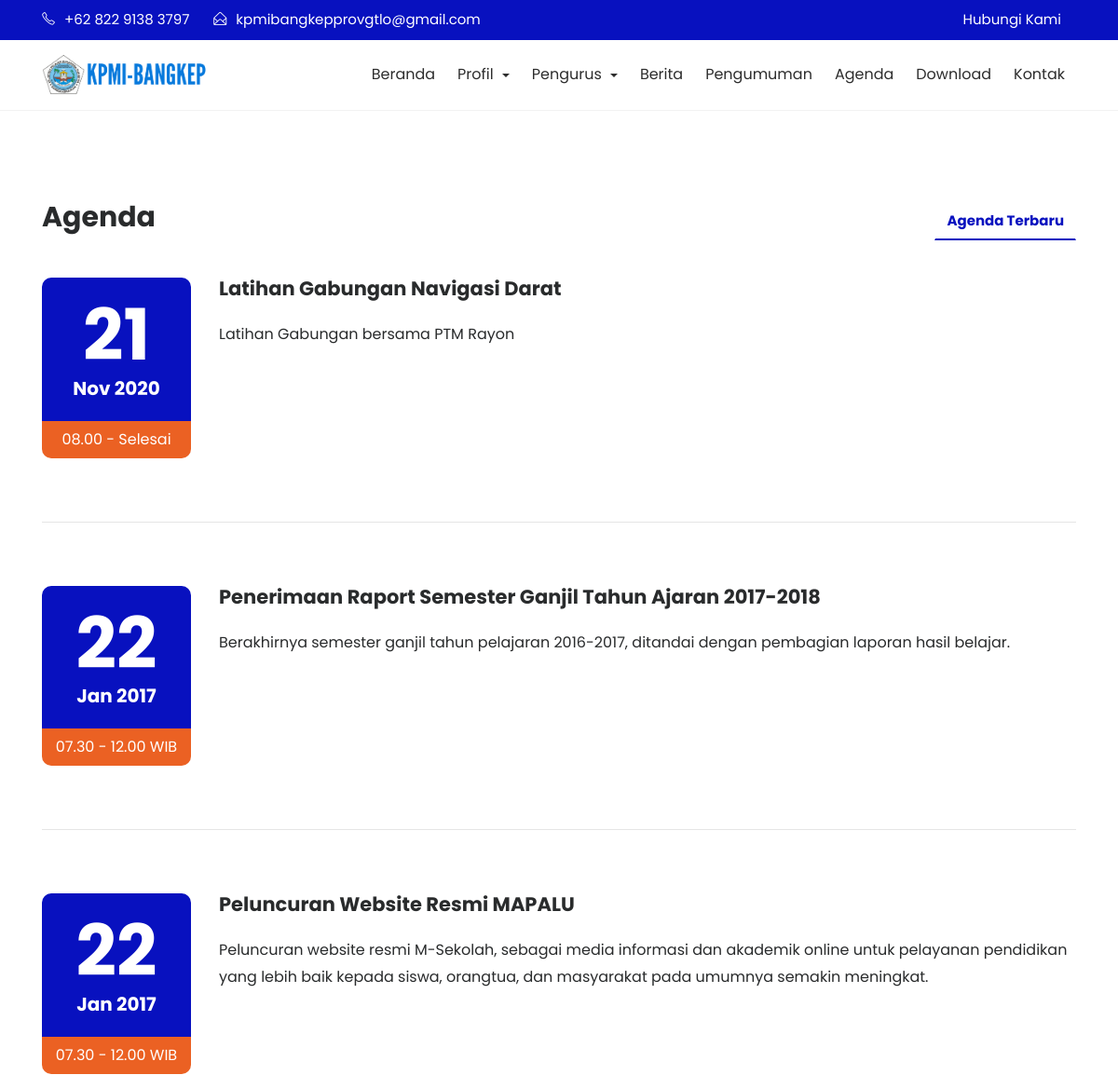
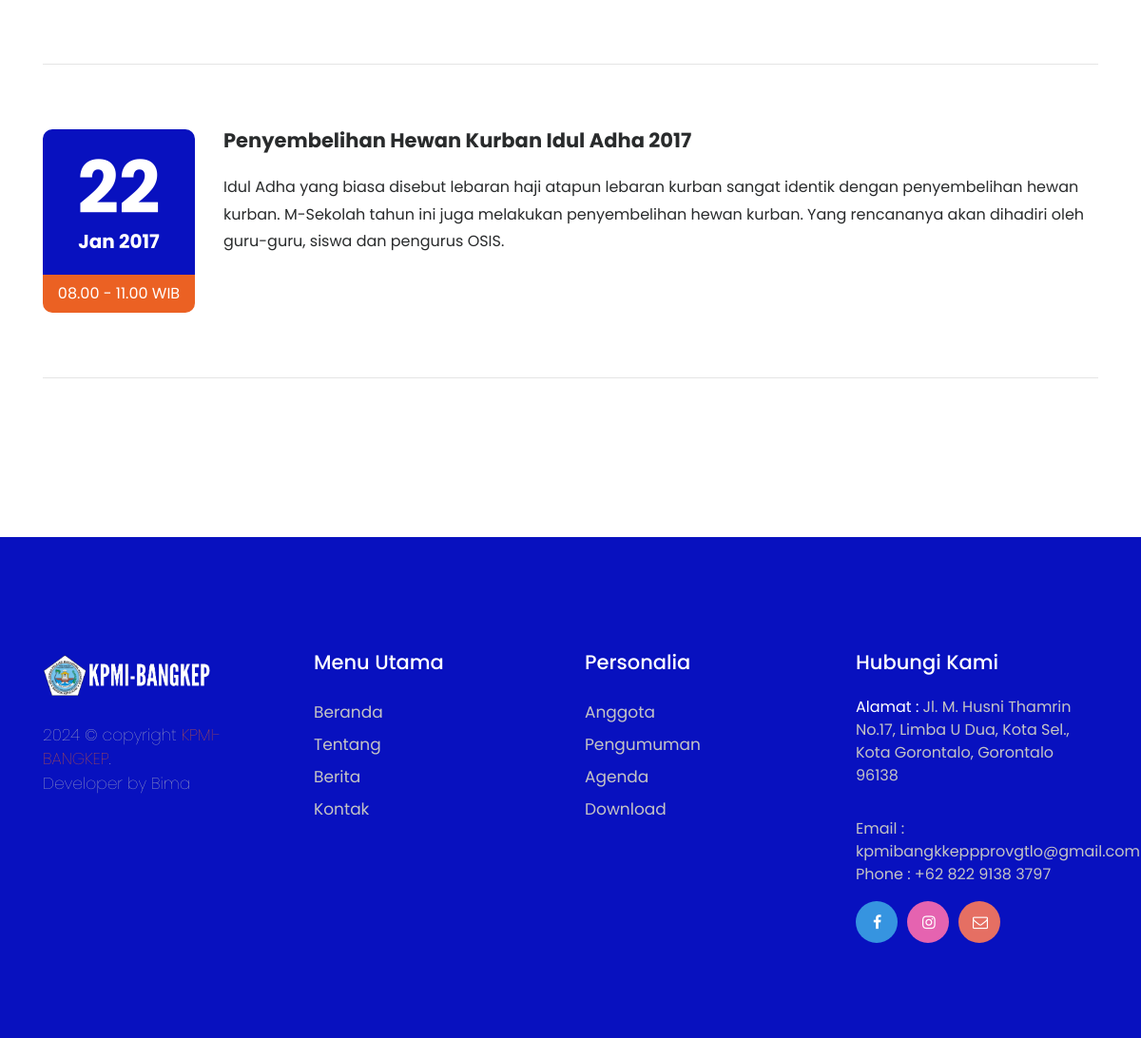
The page /index.php/agenda on the database its author committed (2 pictures, top to bottom).
### tables this page shows
CREATE TABLE `tbl_agenda` (
  `agenda_id` int(11) NOT NULL,
  `agenda_nama` varchar(200) DEFAULT NULL,
  `agenda_tanggal` timestamp NULL DEFAULT current_timestamp(),
  `agenda_deskripsi` text DEFAULT NULL,
  `agenda_mulai` date DEFAULT NULL,
  `agenda_selesai` date DEFAULT NULL,
  `agenda_tempat` varchar(90) DEFAULT NULL,
  `agenda_waktu` varchar(30) DEFAULT NULL,
  `agenda_keterangan` varchar(200) DEFAULT NULL,
  `agenda_author` varchar(60) DEFAULT NULL
);

### application/controllers/Agenda.php (called while the page is built, shortened)
<?php
class Agenda extends CI_Controller{
	function __construct(){
		$this->load->model('m_agenda');
		$this->load->model('m_pengunjung');
	}
	function index(){
		$jum=$this->m_agenda->agenda();
        $page=$this->uri->segment(3);
        if(!$page):
            $offset = 0;
        else:
            $offset = $page;
        endif;
        $limit=7;
        $config['base_url'] = base_url() . 'agenda/index/';
            $config['total_rows'] = $jum->num_rows();
            $config['per_page'] = $limit;
            $config['uri_segment'] = 3;
	          $config['full_tag_open']    = '<div class="pagging text-center"><nav><ul class="pagination justify-content-center">';
	          $config['full_tag_close']   = '</ul></nav></div>';
	          $config['num_tag_open']     = '<li class="page-item"><span class="page-link">';
	          $config['num_tag_close']    = '</span></li>';
	          $config['cur_tag_open']     = '<li class="page-item"><span class="page-link">';
	          $config['cur_tag_close']    = '<span class="sr-only">(current)</span></span></li>';
	          $config['next_tag_open']    = '<li class="page-item"><span class="page-link">';
	          $config['next_tagl_close']  = '<span aria-hidden="true">&raquo;</span></span></li>';
	          $config['prev_tag_open']    = '<li class="page-item"><span class="page-link">';
	          $config['prev_tagl_close']  = '</span>Next</li>';
	          $config['first_tag_open']   = '<li class="page-item"><span class="page-link">';
	          $config['first_tagl_close'] = '</span></li>';
	          $config['last_tag_open']    = '<li class="page-item"><span class="page-link">';
	          $config['last_tagl_close']  = '</span></li>';
            $config['first_link'] = 'Awal';
            $config['last_link'] = 'Akhir';
            $config['next_link'] = 'Next >>';
            $config['prev_link'] = '<< Prev';
            $this->pagination->initialize($config);
            $x['page'] =$this->pagination->create_links();
		$x['data']=$this->m_agenda->agenda_perpage($offset,$limit);
		$this->load->view('depan/v_agenda',$x);
	}
}

### index.php (called while the page is built, shortened)
<?php
require_once BASEPATH.'core/CodeIgniter.php';

### application/models/M_agenda.php (called while the page is built, shortened)
<?php
class M_agenda extends CI_Model{
	function agenda_perpage($offset,$limit){
		$hsl=$this->db->query("SELECT tbl_agenda.*,DATE_FORMAT(agenda_tanggal,'%d/%m/%Y') AS tanggal FROM tbl_agenda ORDER BY agenda_id DESC limit $offset,$limit");
		return $hsl;
	}
}

### application/views/depan/v_agenda.php (the view, shortened to what this page needs)
<!DOCTYPE html>
<html lang="en">
<head>
    <link rel="stylesheet" href="<?php echo base_url().'theme/css/bootstrap.min.css'?>">
    <link rel="stylesheet" href="<?php echo base_url().'theme/css/font-awesome.min.css'?>">
    <link rel="stylesheet" href="<?php echo base_url().'theme/css/simple-line-icons.css'?>">
    <link rel="stylesheet" href="<?php echo base_url().'theme/css/fullcalendar.min.css'?>" />
    <link rel="stylesheet" href="<?php echo base_url().'theme/css/owl.carousel.min.css'?>">
    <link href="<?php echo base_url().'theme/css/styleee.css'?>" rel="stylesheet">
</head>
<body>
  <div class="header-topbar">
      <div class="container">
          <div class="row">
              <div class="col-xs-6 col-sm-8 col-md-9">
                  <div class="header-top_address">
                  <div class="header-top_list">
                          <span class="icon-phone"></span>+62 822 9138 3797
                      </div>
                      <div class="header-top_list">
                          <span class="icon-envelope-open"></span>kpmibangkepprovgtlo@gmail.com
                      </div>
                  </div>
              </div>
              <div class="col-xs-6 col-sm-4 col-md-3">
                  <div class="header-top_login mr-sm-3">
                      <a href="<?php echo site_url('contact');?>">Hubungi Kami</a>
                  </div>
              </div>
          </div>
      </div>
  </div>
  <div data-toggle="affix" style="border-bottom:solid 1px #f2f2f2;">
      <div class="container nav-menu2">
          <div class="row">
              <div class="col-md-12">
                  <nav class="navbar navbar2 navbar-toggleable-md navbar-light bg-faded">
                      <a href="<?php echo site_url('');?>" class="navbar-brand nav-brand2"><img class="img img-responsive" width="180px;" src="<?php echo base_url().'theme/images/KPMI-BANGKEP.png'?>"></a>
                      <div class="collapse navbar-collapse justify-content-end" id="navbarNavDropdown">
                          <ul class="navbar-nav">
                            <li class="nav-item">
                                <a class="nav-link" href="<?php echo site_url('');?>">Beranda</a>
                            </li>
                            <li class="nav-item dropdown">
                                    <a class="nav-link dropdown-toggle" href="#" id="navbarDropdown" role="button" data-toggle="dropdown" aria-haspopup="true" aria-expanded="false">
                                        Profil
                                    </a>
                            <li class="nav-item dropdown">
                                    <a class="nav-link dropdown-toggle" href="#" id="navbarDropdown" role="button" data-toggle="dropdown" aria-haspopup="true" aria-expanded="false">
                                        Pengurus
                                    </a>
                                </li>
                            <li class="nav-item">
                                <a class="nav-link" href="<?php echo site_url('blog');?>">Berita</a>
                            </li>
                            <li class="nav-item">
                                <a class="nav-link" href="<?php echo site_url('pengumuman');?>">Pengumuman</a>
                            </li>
                            <li class="nav-item">
                                <a class="nav-link" href="<?php echo site_url('agenda');?>">Agenda</a>
                            </li>
                            <li class="nav-item">
                                <a class="nav-link" href="<?php echo site_url('download');?>">Download</a>
                            </li>
                            <li class="nav-item">
                              <a class="nav-link" href="<?php echo site_url('contact');?>">Kontak</a>
                            </li>
                        </ul>
                  </div>
                </nav>
              </div>
            </div>
          </div>
        </div>
<section class="events">
    <div class="container">
        <div class="row">
            <div class="col-md-4">
                <h2 class="event-title">Agenda</h2>
            </div>
            <div class="col-md-8">
                <ul class="nav nav-tabs" role="tablist">
                    <li class="nav-item nav-tab1">
                        <a class="nav-link tab-list active" data-toggle="tab" href="#upcoming-events" role="tab">Agenda Terbaru </a>
                    </li>
                </ul>
            </div>
        </div>
        <br>
        <div class="row">
            <div class="tab-content">
                <div class="tab-pane active" id="upcoming-events" role="tabpanel">
                  <?php foreach($data->result() as $row):?>
                    <div class="col-md-12">
                        <div class="row">
                            <div class="col-md-2">
                                <div class="event-date">
                                    <h4><?php echo date("d", strtotime($row->agenda_tanggal));?></h4> <span><?php echo date("M Y", strtotime($row->agenda_tanggal));?></span>
                                </div>
                                <span class="event-time"><?php echo $row->agenda_waktu;?></span>
                            </div>
                            <div class="col-md-10">
                                <div class="event-heading">
                                    <h3><?php echo $row->agenda_nama;?></h3>
                                    <p><?php echo $row->agenda_deskripsi;?></p>
                                </div>
                          </div>
                      </div>
                      <hr class="event-underline">
                  </div>
                <?php endforeach;?>
      <div class="col-md-12 text-center">
    </div>
</div>
</div>
</div>
</div>
</section>
<footer>
<div class="container">
            <div class="row">
                <div class="col-md-3">
                    <div class="foot-logo">
                        <a href="<?php echo site_url();?>">
                            <img width="180" src="<?php echo base_url().'theme/images/icon-putih.png'?>" class="img-fluid" alt="footer_logo">
                        </a>
                        <p><?php echo date('Y');?> © copyright  <a href="https://kpmi-bangkep.000webhostapp.com/" target="_blank">KPMI-BANGKEP</a>. <br>Developer by Bima</p>
                        </div>
                    </div>
                    <div class="col-md-3">
                        <div class="sitemap">
                            <h3>Menu Utama</h3>
                            <ul>
                                <li><a href="<?php echo site_url();?>">Beranda</a></li>
                                <li><a href="<?php echo site_url('about');?>">Tentang</a></li>
                                <li><a href="<?php echo site_url('artikel');?>">Berita</a></li>
                                <li><a href="<?php echo site_url('contact');?>">Kontak</a></li>
                            </ul>
                        </div>
                    </div>
                    <div class="col-md-3">
                    <div class="sitemap">
                        <h3>Personalia</h3>
                        <ul>
                            <li><a href="<?php echo site_url('siswa');?>">Anggota</a></li>
                            <li><a href="<?php echo site_url('pengumuman');?>">Pengumuman</a></li>
                            <li><a href="<?php echo site_url('agenda');?>">Agenda</a></li>
                            <li><a href="<?php echo site_url('download');?>">Download</a></li>
                        </ul>
                    </div>
                    </div>
                    <div class="col-md-3">
                        <div class="address">
                            <h3>Hubungi Kami</h3>
                            <p><span>Alamat : </span>Jl. M. Husni Thamrin No.17, Limba U Dua, Kota Sel., Kota Gorontalo, Gorontalo 96138</p>
                            <p>Email : kpmibangkkeppprovgtlo@gmail.com
                                <br> Phone : +62 822 9138 3797</p>
                                <ul class="footer-social-icons">
                                    <li><a href="https://web.facebook.com/kpmibangkep"><i class="fa fa-facebook fa-fb" aria-hidden="true"></i></a></li>
                                    <li><a href="https://www.instagram.com/kpmi_bangkep"><i class="fa fa-instagram fa-in" aria-hidden="true"></i></a></li>
                                    <li><a href="mailto:kpmibangkkeppprovgtlo@gmail.com"><i class="fa fa-envelope-o fa-tw" aria-hidden="true"></i></a></li>
                                </ul>
                            </div>
                        </div>
                    </div>
                </div>
        </footer>
    </body>
    </html>

### rows shown on the page
tbl_agenda: agenda_tanggal "21", agenda_tanggal "Nov 2020", agenda_waktu "08.00 - Selesai", agenda_nama "Latihan Gabungan Navigasi Darat", agenda_deskripsi "Latihan Gabungan bersama PTM Rayon"
tbl_agenda: agenda_tanggal "22", agenda_tanggal "Jan 2017", agenda_waktu "07.30 - 12.00 WIB", agenda_nama "Penerimaan Raport Semester Ganjil Tahun Ajaran 2017-2018", agenda_deskripsi "Berakhirnya semester ganjil tahun pelajaran 2016-2017, ditandai dengan pembagian laporan hasil belajar."
tbl_agenda: agenda_tanggal "22", agenda_tanggal "Jan 2017", agenda_waktu "07.30 - 12.00 WIB", agenda_nama "Peluncuran Website Resmi MAPALU", agenda_deskripsi "Peluncuran website resmi M-Sekolah, sebagai media informasi dan akademik online untuk pelayanan pendidikan yang lebih baik kepada siswa, orangtua, dan masyarakat pada umumnya semakin meningkat."
tbl_agenda: agenda_tanggal "22", agenda_tanggal "Jan 2017", agenda_waktu "08.00 - 11.00 WIB", agenda_nama "Penyembelihan Hewan Kurban Idul Adha 2017", agenda_deskripsi "Idul Adha yang biasa disebut lebaran haji atapun lebaran kurban sangat identik dengan penyembelihan hewan kurban. M-Sekolah tahun ini juga melakukan penyembelihan hewan kurban. Yang rencananya akan dihadiri oleh guru-guru, siswa dan pengurus OSIS."
